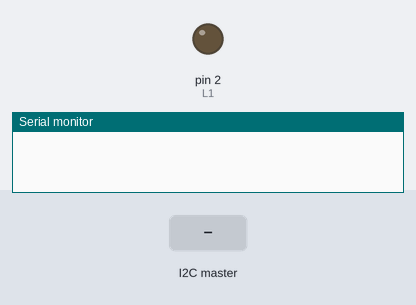
The sketch below on a simulated Arduino Uno, built with avr-gcc and run on an emulated ATmega328P. Shown: output pins drawn as LEDs (lit = HIGH), the last lines printed to the serial monitor. The test bench sets the inputs (shaded band).

Above: at 1.2 s.
1.3 s: the I2C master sends the byte 1
At 2.5 s:
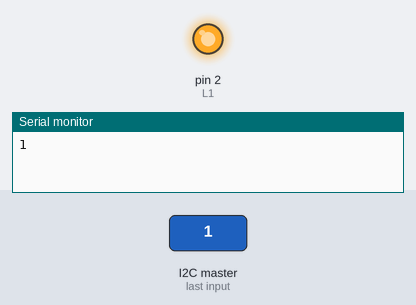
2.8 s: the I2C master sends the byte 0
At 3.7 s:
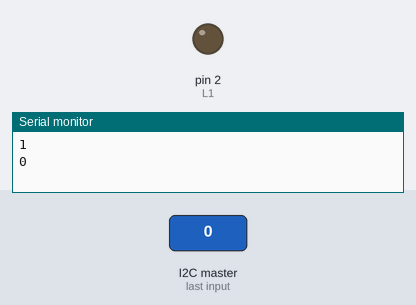
Timing chart, 0 to 5.8 s (numbered marks = the images above; inputs shaded):
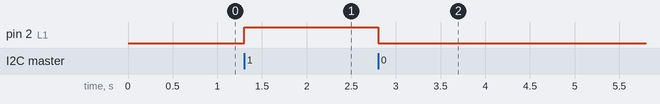

The sketch:

Arduino_Esclave.ino
```cpp
#include <Wire.h> // Librairie pour la communication I2C
const int L1 = 2; // broche 2 du microcontrôleur se nomme maintenant : L1
void setup()
{
Wire.begin(4); // Rejoindre le bus à l'adresse #4
Wire.onReceive(receiveEvent); // Préparer une fonction spécifique à la réception de
Serial.begin(9600); // Démarrer la liaison série avec le PC
pinMode(L1,OUTPUT); // L1 est une broche de sortie
}
void loop()
{
delay(1000);
}
// Fonction qui s’exécute si quelque chose est présent sur l’interface
void receiveEvent(int howMany)
{
int x = Wire.read(); // recevoir un chiffre
Serial.println(x); // afficher ce chiffre sur l'interface série
if(x == 1)
{
digitalWrite(L1,HIGH); // allumer L1
}
if(x == 0)
{
digitalWrite(L1,LOW); // éteindre L1
}
}
```

Measured:
- after the input at 1.3 s, pin 2 (L1): LOW → HIGH at once
- after the input at 2.8 s, pin 2 (L1): HIGH → LOW at once
